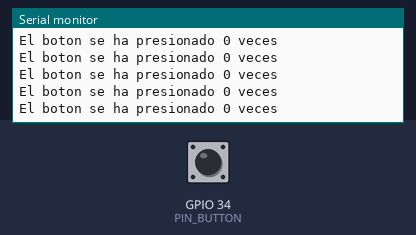
The sketch below on a simulated ESP32. On the bench: the last lines printed to the serial monitor. The inputs (shaded band) are chosen by the test bench; at power-on: GPIO 34 (PIN_BUTTON) LOW.

Above: at 1.2 s.
1.3 s: GPIO 34 (PIN_BUTTON) pulled HIGH for 0.15 s
At 2.3 s:
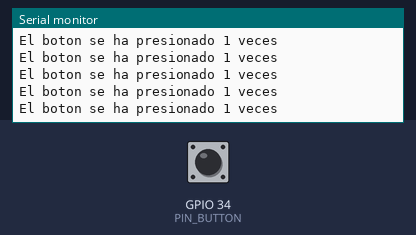
4.4 s: GPIO 34 (PIN_BUTTON) pulled HIGH for 1 s
At 5.1 s:
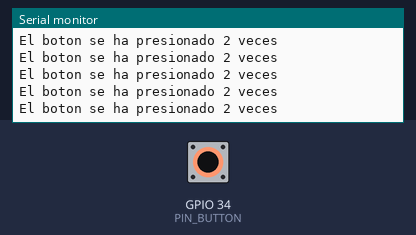
Timing chart, 0 to 7.3 s (numbered marks = the images above; inputs shaded):
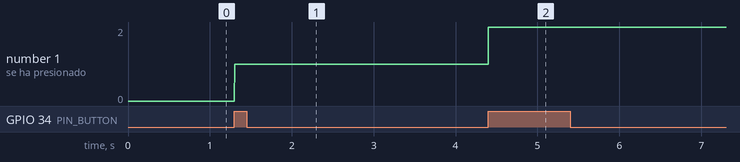

The sketch:

IntButton.ino
```cpp
/*
 * A simple demostration of interrupts working on ESP32
 */
#define PIN_BUTTON 34
int numButtonPress = 0; //number of times the button has been pressed
uint32_t lastMillis = 0; //last count mark on ms

void IRAM_ATTR isrButton(){
  //x = millis() time in ms that has elapsed since the microcontroller was turned on
  if(millis() - lastMillis > 10){
    numButtonPress += 1;
    lastMillis = millis();
    } // This block if for debouncing due to button press
  }   //Save that function in the internal RAM memory

void setup() {
  Serial.begin(115200);
  pinMode(PIN_BUTTON, INPUT);

  attachInterrupt(PIN_BUTTON, isrButton, RISING);
}

void loop() {
  Serial.printf("El boton se ha presionado %u veces\n", numButtonPress);
}
```

Measured:
- after the input at 1.3 s, the serial monitor: prints a new line at once (image 1)
- after the input at 4.4 s, the serial monitor: prints a new line at once (image 2)
- plotted number 1: 0 → 1 after the input at 1.3 s, 1 → 2 after the input at 4.4 s
